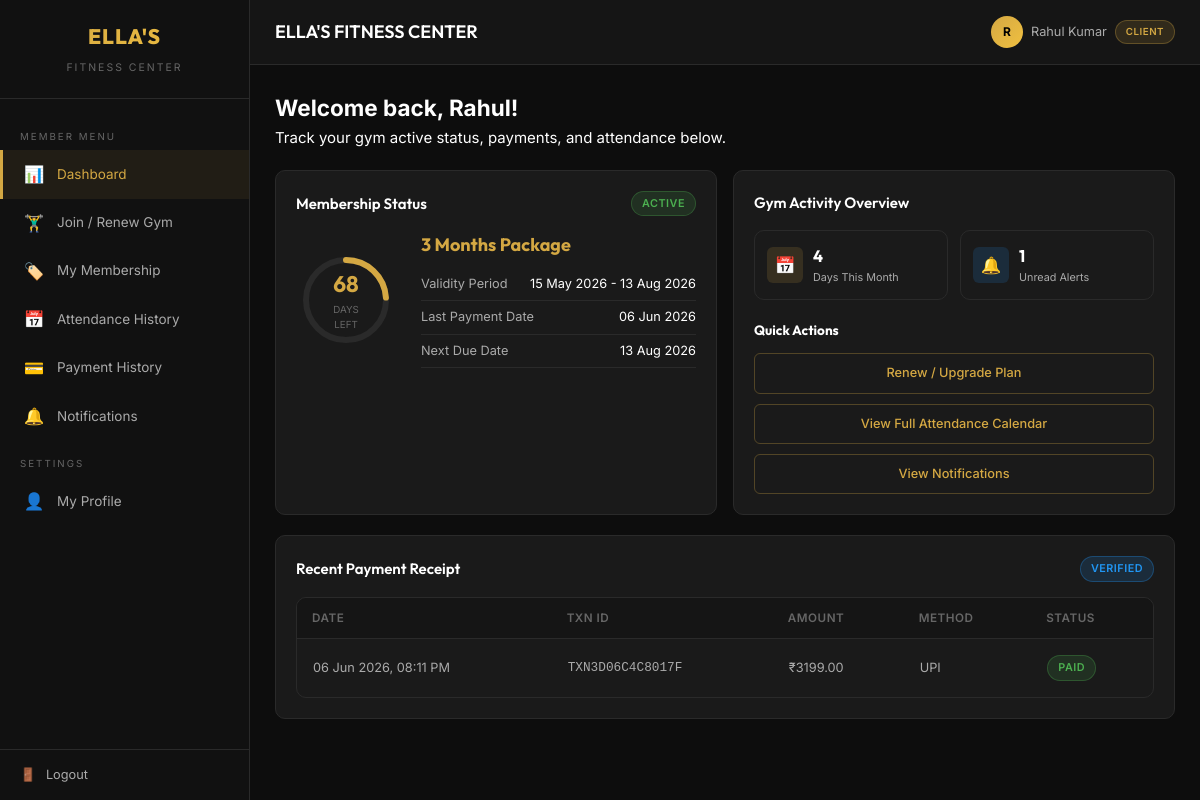
Page /dashboard/ (signed in) on the committed database.
### accounts/models.py (models this page shows, shortened)
class User(AbstractUser):
    ROLE_CHOICES = [
        ('CLIENT', 'Client'),
        ('ADMIN', 'Admin'),
    ]
    role = models.CharField(max_length=10, choices=ROLE_CHOICES, default='CLIENT')
    phone = models.CharField(max_length=15, blank=True)
    address = models.TextField(blank=True)
    date_of_birth = models.DateField(null=True, blank=True)
    emergency_contact = models.CharField(max_length=15, blank=True)
    @property
    def is_admin_user(self):
        return self.role == 'ADMIN'
    @property
    def is_client(self):
        return self.role == 'CLIENT'

### members/models.py (models this page shows, shortened)
class Membership(models.Model):
    PLAN_CHOICES = [
        ('1_MONTH', '1 Month'),
        ('3_MONTH', '3 Months'),
        ('6_MONTH', '6 Months'),
    ]
    STATUS_CHOICES = [
        ('ACTIVE', 'Active'),
        ('EXPIRED', 'Expired'),
        ('PENDING', 'Pending Payment'),
    ]
    PLAN_PRICES = {
        '1_MONTH': 1199,
        '3_MONTH': 3199,
        '6_MONTH': 5999,
    }
    PLAN_DAYS = {
        '1_MONTH': 30,
        '3_MONTH': 90,
        '6_MONTH': 180,
    }
    user = models.ForeignKey(settings.AUTH_USER_MODEL, on_delete=models.CASCADE, related_name='memberships')
    plan = models.CharField(max_length=10, choices=PLAN_CHOICES)
    start_date = models.DateField()
    end_date = models.DateField()
    amount = models.DecimalField(max_digits=10, decimal_places=2)
    status = models.CharField(max_length=10, choices=STATUS_CHOICES, default='PENDING')
    created_at = models.DateTimeField(auto_now_add=True)
    class Meta:
        ordering = ['-created_at']
    @property
    def days_remaining(self):
        if self.status != 'ACTIVE':
            return 0
        remaining = (self.end_date - timezone.now().date()).days
        return max(0, remaining)
    @property
    def total_days(self):
        return self.PLAN_DAYS.get(self.plan, 30)
    @property
    def progress_percentage(self):
        if self.total_days == 0:
            return 0
        elapsed = self.total_days - self.days_remaining
        return min(100, int((elapsed / self.total_days) * 100))
    @property
    def is_expiring_soon(self):
        return self.status == 'ACTIVE' and self.days_remaining <= 7
    def check_and_update_status(self):
        if self.status == 'ACTIVE' and self.end_date < timezone.now().date():
            self.status = 'EXPIRED'
            self.save()

### payments/models.py (models this page shows, shortened)
class Payment(models.Model):
    STATUS_CHOICES = [
        ('SUCCESS', 'Success'),
        ('FAILED', 'Failed'),
        ('PENDING', 'Pending'),
    ]
    user = models.ForeignKey(settings.AUTH_USER_MODEL, on_delete=models.CASCADE, related_name='payments')
    membership = models.ForeignKey('members.Membership', on_delete=models.SET_NULL, null=True, related_name='payments')
    amount = models.DecimalField(max_digits=10, decimal_places=2)
    transaction_id = models.CharField(max_length=100, unique=True)
    payment_method = models.CharField(max_length=50, default='Test Payment')
    status = models.CharField(max_length=10, choices=STATUS_CHOICES, default='PENDING')
    created_at = models.DateTimeField(auto_now_add=True)
    notes = models.TextField(blank=True)
    class Meta:
        ordering = ['-created_at']

### dashboard/views.py (the view)
# urls.py: path('', views.dashboard_redirect, name='dashboard'),
@login_required
def dashboard_redirect(request):
    if request.user.is_admin_user:
        return admin_dashboard(request)
    return client_dashboard(request)

### templates/dashboard/client.html (shortened to what this page needs)
{% extends 'dashboard_base.html' %}
{% block content %}
<div class="mb-20">
    <h2>Welcome back, {{ user.first_name|default:user.username }}!</h2>
    <p class="text-secondary">Track your gym active status, payments, and attendance below.</p>
</div>
<div class="grid-2">
    <div class="card">
        <div class="card-header">
            <h3 class="card-title">Membership Status</h3>
            {% if membership %}
                <span class="badge badge-active">Active</span>
            {% else %}
                <span class="badge badge-expired">No Active Plan</span>
            {% endif %}
        </div>
        {% if membership %}
            <div class="membership-card">
                <div class="progress-ring-container">
                    <svg class="progress-ring" width="100" height="100">
                        <circle class="progress-ring-bg" cx="50" cy="50" r="40" />
                        <circle class="progress-ring-fill" cx="50" cy="50" r="40"
                                stroke-dasharray="251.2"
                                stroke-dashoffset="{{ 251.2|slice:":0" }}"
                                style="stroke-dashoffset: calc(251.2 - (251.2 * {{ membership.progress_percentage }}) / 100);" />
                    </svg>
                    <div class="progress-ring-text">
                        <div class="days">{{ membership.days_remaining }}</div>
                        <div class="label">Days Left</div>
                    </div>
                </div>
                <div class="membership-info">
                    <div class="plan-name">{{ membership.get_plan_display }} Package</div>
                    <div class="detail-row">
                        <span class="label">Validity Period</span>
                        <span>{{ membership.start_date|date:"d M Y" }} - {{ membership.end_date|date:"d M Y" }}</span>
                    </div>
                    <div class="detail-row">
                        <span class="label">Last Payment Date</span>
                        <span>{{ last_payment.created_at|date:"d M Y"|default:"N/A" }}</span>
                    </div>
                    <div class="detail-row">
                        <span class="label">Next Due Date</span>
                        <span>{{ membership.end_date|date:"d M Y" }}</span>
                    </div>
                </div>
            </div>
        {% endif %}
    </div>
    <div class="card">
        <div class="card-header">
            <h3 class="card-title">Gym Activity Overview</h3>
        </div>
        <div class="stats-grid" style="grid-template-columns: 1fr 1fr; gap: 12px; margin-bottom: 20px;">
            <div class="stat-card" style="padding: 12px; gap: 10px;">
                <div class="stat-icon gold" style="width: 36px; height: 36px; font-size: 1.1rem;">📅</div>
                <div class="stat-info">
                    <h3 style="font-size: 1.1rem;">{{ month_attendance }}</h3>
                    <p style="font-size: 0.72rem;">Days This Month</p>
                </div>
            </div>
            <div class="stat-card" style="padding: 12px; gap: 10px;">
                <div class="stat-icon blue" style="width: 36px; height: 36px; font-size: 1.1rem;">🔔</div>
                <div class="stat-info">
                    <h3 style="font-size: 1.1rem;">{{ unread_notifications }}</h3>
                    <p style="font-size: 0.72rem;">Unread Alerts</p>
                </div>
            </div>
        </div>
        <h4 style="font-family: var(--font-heading); font-size: 0.9rem; margin-bottom: 12px;">Quick Actions</h4>
        <div style="display: flex; flex-direction: column; gap: 10px;">
            {% if not membership %}
                <a href="{% url 'join_gym' %}" class="btn btn-gold" style="justify-content: center;">Renew Membership</a>
            {% else %}
                <a href="{% url 'join_gym' %}" class="btn btn-outline" style="justify-content: center;">Renew / Upgrade Plan</a>
            {% endif %}
            <a href="{% url 'client_attendance' %}" class="btn btn-outline" style="justify-content: center;">View Full Attendance Calendar</a>
            <a href="{% url 'my_notifications' %}" class="btn btn-outline" style="justify-content: center;">View Notifications</a>
        </div>
    </div>
</div>
{% if last_payment %}
    <div class="card mt-20">
        <div class="card-header">
            <h3 class="card-title">Recent Payment Receipt</h3>
            <span class="badge badge-test">Verified</span>
        </div>
        <div class="table-container">
            <table>
                <thead>
                    <tr>
                        <th>Date</th>
                        <th>Txn ID</th>
                        <th>Amount</th>
                        <th>Method</th>
                        <th>Status</th>
                    </tr>
                </thead>
                <tbody>
                    <tr>
                        <td>{{ last_payment.created_at|date:"d M Y, h:i A" }}</td>
                        <td><code>{{ last_payment.transaction_id }}</code></td>
                        <td>₹{{ last_payment.amount }}</td>
                        <td>{{ last_payment.payment_method }}</td>
                        <td><span class="badge badge-active">Paid</span></td>
                    </tr>
                </tbody>
            </table>
        </div>
    </div>
{% endif %}
{% endblock %}

### templates/components/header.html (shortened to what this page needs)
<div class="header">
    <div class="header-left">
        <h1>{% block header_title %}ELLA'S FITNESS CENTER{% endblock %}</h1>
    </div>
    <div class="header-right">
        <div class="header-user">
            <div class="avatar">
                {{ user.first_name|slice:":1"|upper|default:user.username|slice:":1"|upper }}
            </div>
            <span>{{ user.get_full_name|default:user.username }}</span>
            <span class="badge badge-gold" style="font-size: 0.65rem;">{{ user.get_role_display }}</span>
        </div>
    </div>
</div>

### rows in the picture
User: first_name "R", get_full_name "Rahul Kumar", role "CLIENT", first_name "Rahul"
Membership: days_remaining "68", plan "3 Months", start_date "15 May 2026", end_date "13 Aug 2026"
Payment: created_at "06 Jun 2026", created_at "06 Jun 2026, 08:11 PM", transaction_id "TXN3D06C4C8017F", amount "3199.00", payment_method "UPI"

### other values in the picture
{{ month_attendance }} "4"
{{ unread_notifications }} "1"
